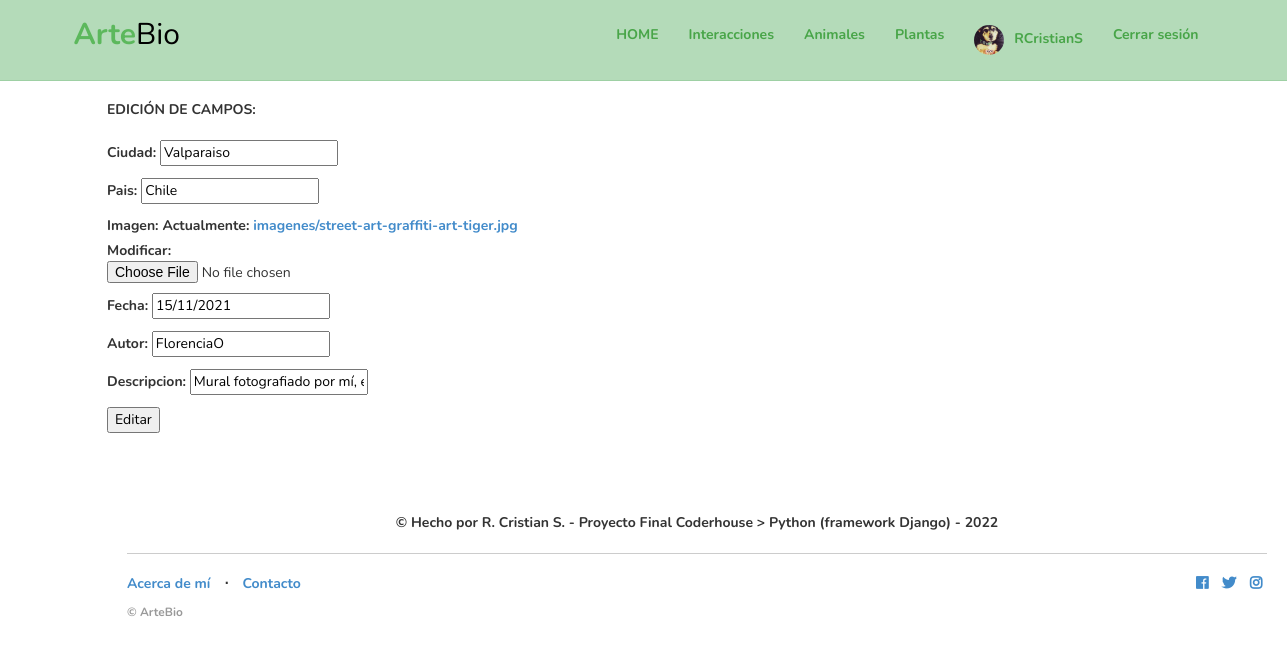
The page /editar_item_animales/25/ (signed in) on the database as committed earlier.
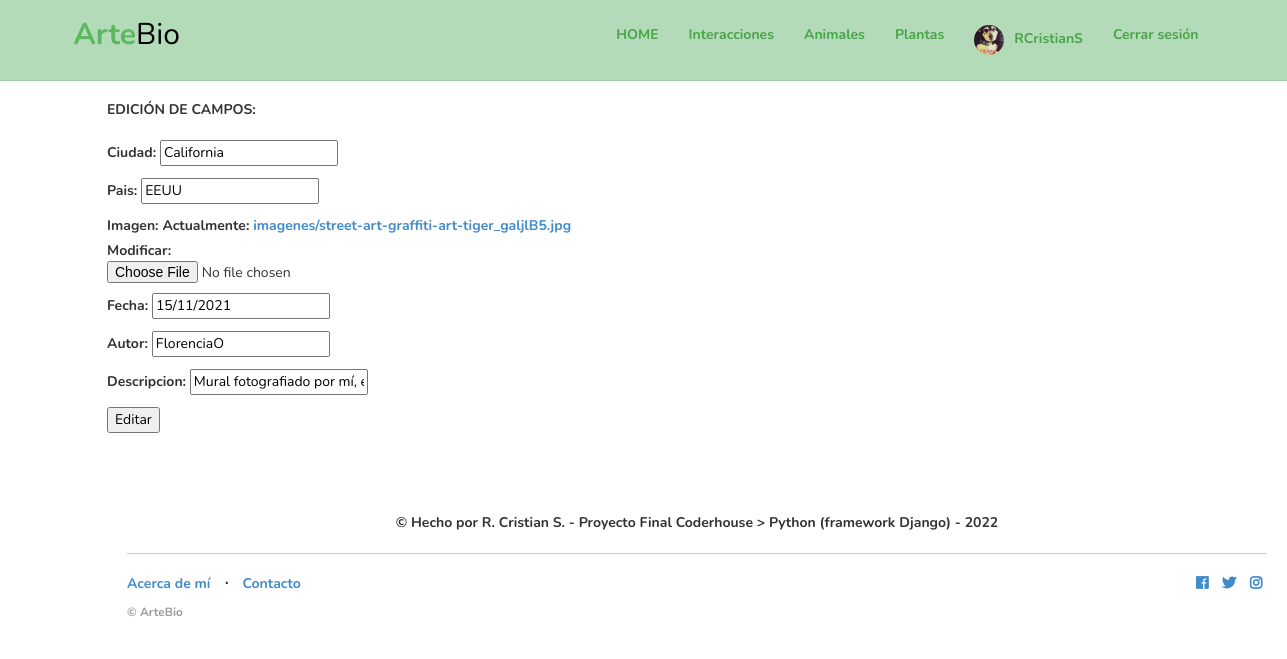
The same page on the database as committed later.
### app_agenda/models.py (models this page shows)
class Posteo_animales (models.Model):
    ciudad=models.CharField(max_length=60)
    pais=models.CharField(max_length=40)
    imagen=models.ImageField(upload_to='imagenes', null=True)
    fecha=models.DateField()
    autor=models.CharField(max_length=60)
    descripcion= models.CharField(max_length=200, blank=True)

### app_agenda/views.py (the view)
# urls.py: path('editar_item_animales/<int:id>/', views.editar_item_animales, name="editar_item_animales"),
@login_required
def editar_item_animales (request, id):
    animal_edit = Posteo_animales.objects.get(id=id)
    if request.method == 'POST':
        formulario = posteo_formulario_animales(request.POST, request.FILES)
        if formulario.is_valid():
            data = formulario.cleaned_data
            animal_edit.imagen = data['imagen']
            animal_edit.ciudad = data['ciudad']
            animal_edit.pais = data['pais']
            animal_edit.fecha = data['fecha']
            animal_edit.autor = data ['autor']
            animal_edit.descripcion = data ['descripcion']
            animal_edit.save()
            return redirect (reverse ('p_animal'))
    else:  # GET
        inicial = {
            'imagen': animal_edit.imagen,
            'ciudad': animal_edit.ciudad,
            'pais': animal_edit.pais,
            'fecha': animal_edit.fecha,
            'autor': animal_edit.autor,
            'descripcion': animal_edit.descripcion,
        }
        formulario = posteo_formulario_animales (initial=inicial)
    return render (request, "app_agenda/editar_form.html", {"formulario": formulario})

### app_agenda/forms.py
class posteo_formulario_animales (forms.Form):
    ciudad= forms.CharField(max_length=60)
    pais= forms.CharField(max_length=40)
    imagen= forms.ImageField()
    fecha=forms.DateField()
    autor=forms.CharField(max_length=60)
    descripcion=forms.CharField(max_length=200)
    class Meta:
        model = Posteo_animales
        fields = ['imagen']

### app_agenda/templates/app_agenda/editar_form.html (shortened to what this page needs)
{% extends "app_agenda/plantilla_base.html" %}
{% load static %}
{% block contenido_base %}
<div style="padding-top: 100px;"></div>
<div style="padding-left: 107px;">
    <b>EDICIÓN DE CAMPOS:</b<br><br><br>
    <form enctype= "multipart/form-data" method='POST'>
       {{formulario.as_p}}
        <input type="Submit" value="Editar"/>
    </form>
{% endblock contenido_base %}

Rows that differ between the two databases and show on the page:
changed Posteo_animales "FlorenciaO": ciudad "Valparaiso" → "California"; pais "Chile" → "EEUU"
Other text that changed with them:
text no longer shown: "Ciudad: Pais: Imagen: Actualmente: imagenes/street-art-graffiti-art-tiger.jpg Modificar: Fecha: Autor: Descripcion:"
text now shown: "Ciudad: Pais: Imagen: Actualmente: imagenes/street-art-graffiti-art-tiger_galjlB5.jpg Modificar: Fecha: Autor: Descripcion:"
